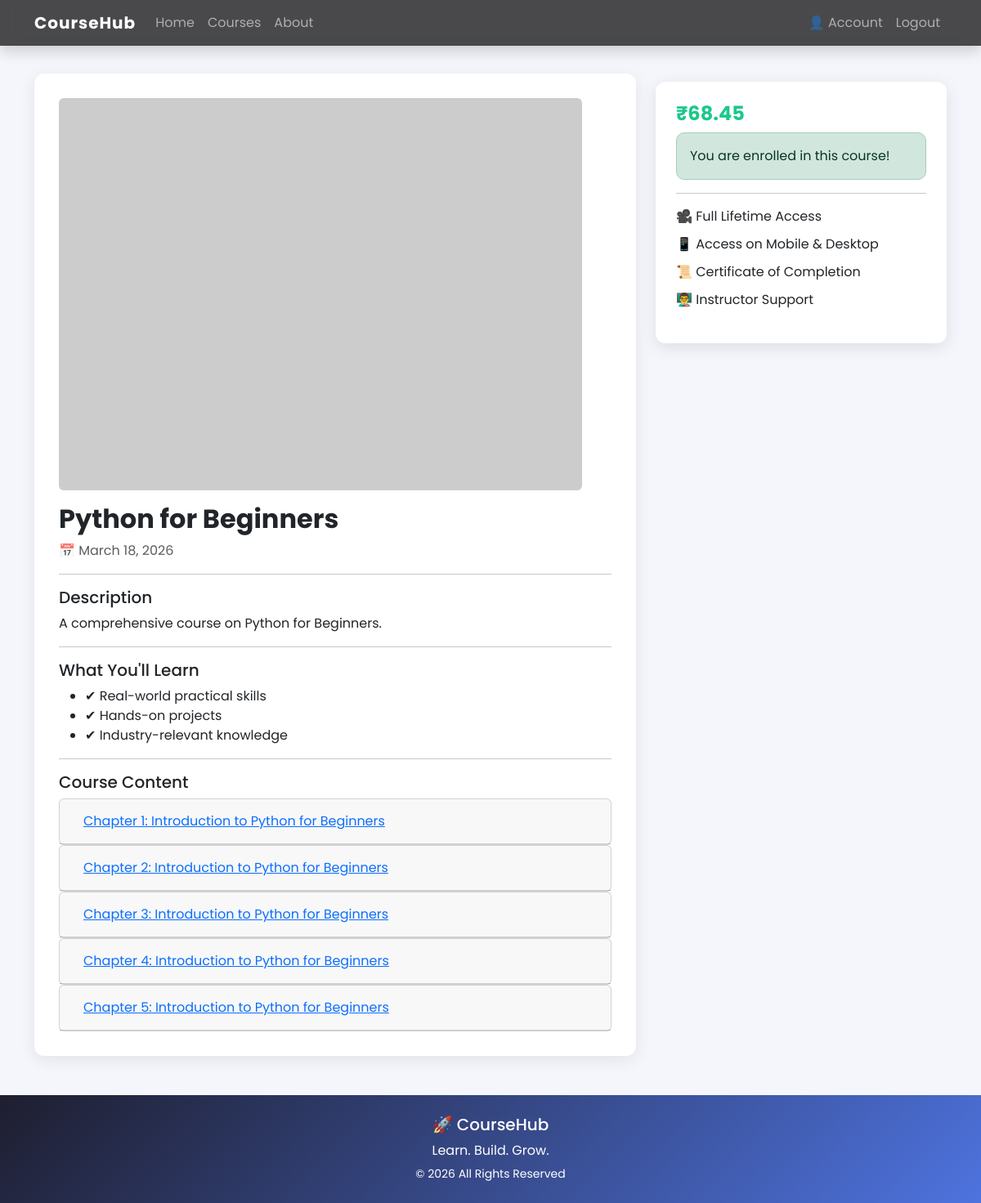
The app's page /course/1 (signed in) with its own data.
### courses/models.py (models this page shows, shortened)
class Course(db.Model):
    id = db.Column(db.Integer, primary_key=True)
    title = db.Column(db.String(100), nullable=False)
    description = db.Column(db.Text, nullable=False)
    price = db.Column(db.Float, nullable=False)
    image_file = db.Column(db.String(20), nullable=False, default='default.jpg')
    date_posted = db.Column(db.DateTime, nullable=False, default=datetime.utcnow)
    enrollments = db.relationship('Enrollment', backref='course', lazy=True)
    videos = db.relationship('Video', backref='course', lazy=True)

class Video(db.Model):
    id = db.Column(db.Integer, primary_key=True)
    title = db.Column(db.String(100), nullable=False)
    video_url = db.Column(db.String(200), nullable=False)
    course_id = db.Column(db.Integer, db.ForeignKey('course.id'), nullable=False)

### courses/routes.py (the view)
@courses.route("/course/<int:course_id>")
def course(course_id):
    course = Course.query.get_or_404(course_id)
    return render_template('course.html', course=course)

### main.py (called while the page is built)
@login_manager.user_loader
def load_user(user_id):
    return User.query.get(int(user_id))

### users/models.py (called while the page is built)
    def is_enrolled(self, course):
        return course in [enrollment.course for enrollment in self.enrollments]

### templates/course.html (shortened to what this page needs)
{% extends "layout.html" %}
{% block content %}
<div class="container course-container">
    <div class="row">
        <div class="col-md-8">
            <div class="course-content">
                <img src="{{ course.image_file }}" class="img-fluid rounded mb-3" alt="{{ course.title }}">
                <h2 class="course-title">{{ course.title }}</h2>
                <p class="text-muted">📅 {{ course.date_posted.strftime('%B %d, %Y') }}</p>
                <hr>
                <h5>Description</h5>
                <p>{{ course.description }}</p>
                <hr>
                <h5>What You'll Learn</h5>
                <ul>
                    <li>✔ Real-world practical skills</li>
                    <li>✔ Hands-on projects</li>
                    <li>✔ Industry-relevant knowledge</li>
                </ul>
                {% if current_user.is_authenticated and current_user.is_enrolled(course) %}
                <hr>
                <h5>Course Content</h5>
                <div class="accordion" id="videoAccordion">
                    {% for video in course.videos %}
                    <div class="card">
                        <div class="card-header" id="heading{{ video.id }}">
                            <h5 class="mb-0">
                                <button class="btn btn-link" type="button" data-toggle="collapse" data-target="#collapse{{ video.id }}" aria-expanded="false" aria-controls="collapse{{ video.id }}">
                                    {{ video.title }}
                                </button>
                            </h5>
                        </div>
                    </div>
                    {% endfor %}
                </div>
                {% endif %}
            </div>
        </div>
        <div class="col-md-4">
            <div class="course-sidebar">
                <h4 class="price">₹{{ course.price }}</h4>
                {% if current_user.is_authenticated %}
                    {% if current_user.is_enrolled(course) %}
                        <div class="alert alert-success">
                            You are enrolled in this course!
                        </div>
                    {% else %}
                        <a href="{{ url_for('courses.enroll', course_id=course.id) }}" class="btn btn-enroll mt-3">Enroll Now</a>
                    {% endif %}
                {% else %}
                    <a href="{{ url_for('users.login') }}" class="btn btn-enroll mt-3">Login to Enroll</a>
                {% endif %}
                <hr>
                <ul class="list-unstyled course-features">
                    <li>🎥 Full Lifetime Access</li>
                    <li>📱 Access on Mobile & Desktop</li>
                    <li>📜 Certificate of Completion</li>
                    <li>👨‍🏫 Instructor Support</li>
                </ul>
            </div>
        </div>
    </div>
</div>
{% endblock content %}

### templates/layout.html (style rules this page uses)
body { font-family: 'Poppins', sans-serif; background: #f4f6fb; }
.alert { border-radius: 10px; }

### templates/course.html (style rules this page uses)
.course-container { margin-top: 40px; }
.course-content { background: #fff; padding: 30px; border-radius: 12px; box-shadow: 0 5px 20px rgba(0,0,0,0.08); }
.course-sidebar { background: #fff; padding: 25px; border-radius: 12px; box-shadow: 0 5px 20px rgba(0,0,0,0.1); position: sticky; top: 100px; }
.course-title { font-weight: 700; }
.price { font-size: 24px; font-weight: 700; color: #1cc88a; }
.course-features li { margin-bottom: 10px; }

### records on screen
Course: title "Python for Beginners", date_posted "March 18, 2026", description "A comprehensive course on Python for Beginners.", price "68.45"
Video: title "Chapter 1: Introduction to Python for Beginners"
Video: title "Chapter 2: Introduction to Python for Beginners"
Video: title "Chapter 3: Introduction to Python for Beginners"
Video: title "Chapter 4: Introduction to Python for Beginners"
Video: title "Chapter 5: Introduction to Python for Beginners"
